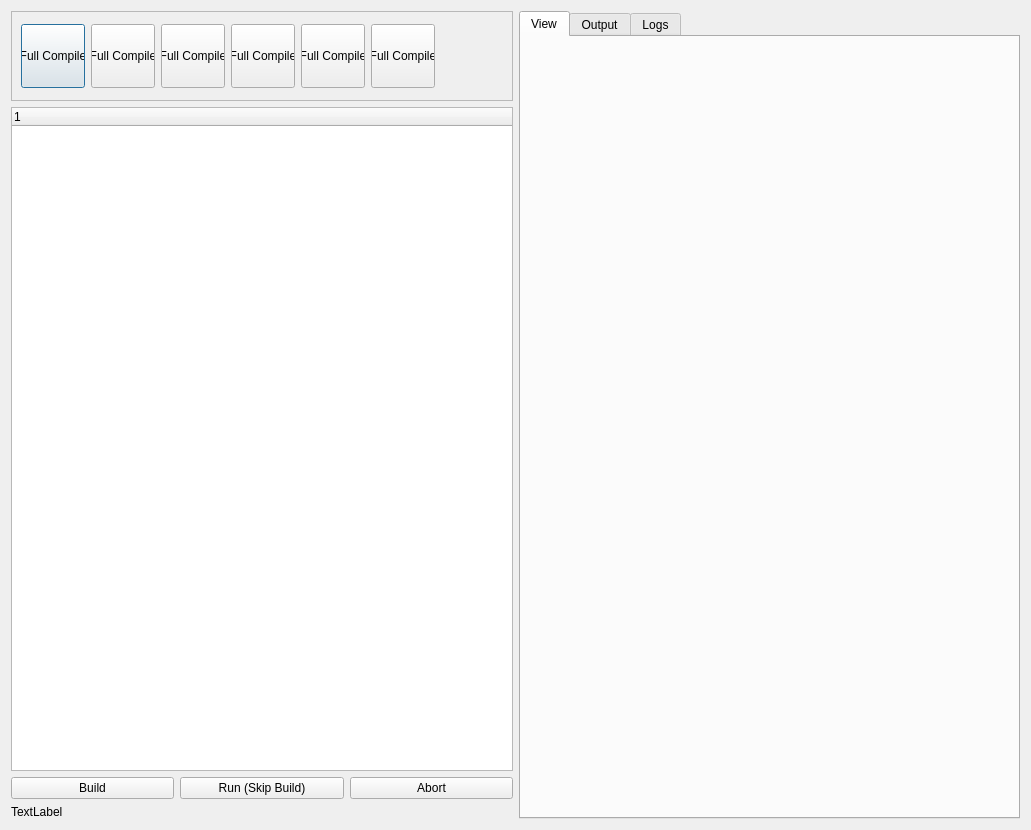
<?xml version="1.0" encoding="UTF-8"?>
<ui version="4.0">
 <class>mapbuilder_dialog</class>
 <widget class="QDialog" name="mapbuilder_dialog">
  <property name="geometry">
   <rect>
    <x>0</x>
    <y>0</y>
    <width>1031</width>
    <height>830</height>
   </rect>
  </property>
  <property name="minimumSize">
   <size>
    <width>0</width>
    <height>0</height>
   </size>
  </property>
  <property name="maximumSize">
   <size>
    <width>16777215</width>
    <height>16777215</height>
   </size>
  </property>
  <property name="windowTitle">
   <string>Lanuch options</string>
  </property>
  <property name="windowIcon">
   <iconset resource="../../resources.qrc">
    <normaloff>:/icons/settings_16dp_9D9D9D_FILL0_wght400_GRAD0_opsz20.svg</normaloff>:/icons/settings_16dp_9D9D9D_FILL0_wght400_GRAD0_opsz20.svg</iconset>
  </property>
  <property name="modal">
   <bool>false</bool>
  </property>
  <layout class="QHBoxLayout" name="horizontalLayout_3">
   <item>
    <layout class="QVBoxLayout" name="verticalLayout_2">
     <item>
      <widget class="QScrollArea" name="scrollArea">
       <property name="maximumSize">
        <size>
         <width>16777215</width>
         <height>90</height>
        </size>
       </property>
       <property name="widgetResizable">
        <bool>true</bool>
       </property>
       <widget class="QWidget" name="scrollAreaWidgetContents">
        <property name="geometry">
         <rect>
          <x>0</x>
          <y>0</y>
          <width>500</width>
          <height>88</height>
         </rect>
        </property>
        <layout class="QHBoxLayout" name="horizontalLayout_6">
         <item>
          <widget class="QPushButton" name="pushButton_6">
           <property name="minimumSize">
            <size>
             <width>64</width>
             <height>64</height>
            </size>
           </property>
           <property name="maximumSize">
            <size>
             <width>64</width>
             <height>64</height>
            </size>
           </property>
           <property name="layoutDirection">
            <enum>Qt::LayoutDirection::LeftToRight</enum>
           </property>
           <property name="text">
            <string>Full Compile</string>
           </property>
           <property name="iconSize">
            <size>
             <width>16</width>
             <height>16</height>
            </size>
           </property>
           <property name="checkable">
            <bool>false</bool>
           </property>
           <property name="autoRepeat">
            <bool>false</bool>
           </property>
           <property name="autoExclusive">
            <bool>false</bool>
           </property>
           <property name="autoDefault">
            <bool>true</bool>
           </property>
           <property name="default">
            <bool>false</bool>
           </property>
           <property name="flat">
            <bool>false</bool>
           </property>
          </widget>
         </item>
         <item>
          <widget class="QPushButton" name="pushButton_5">
           <property name="minimumSize">
            <size>
             <width>64</width>
             <height>64</height>
            </size>
           </property>
           <property name="maximumSize">
            <size>
             <width>64</width>
             <height>64</height>
            </size>
           </property>
           <property name="layoutDirection">
            <enum>Qt::LayoutDirection::LeftToRight</enum>
           </property>
           <property name="text">
            <string>Full Compile</string>
           </property>
           <property name="iconSize">
            <size>
             <width>16</width>
             <height>16</height>
            </size>
           </property>
           <property name="checkable">
            <bool>false</bool>
           </property>
           <property name="autoRepeat">
            <bool>false</bool>
           </property>
           <property name="autoExclusive">
            <bool>false</bool>
           </property>
           <property name="autoDefault">
            <bool>true</bool>
           </property>
           <property name="default">
            <bool>false</bool>
           </property>
           <property name="flat">
            <bool>false</bool>
           </property>
          </widget>
         </item>
         <item>
          <widget class="QPushButton" name="pushButton_7">
           <property name="minimumSize">
            <size>
             <width>64</width>
             <height>64</height>
            </size>
           </property>
           <property name="maximumSize">
            <size>
             <width>64</width>
             <height>64</height>
            </size>
           </property>
           <property name="layoutDirection">
            <enum>Qt::LayoutDirection::LeftToRight</enum>
           </property>
           <property name="text">
            <string>Full Compile</string>
           </property>
           <property name="iconSize">
            <size>
             <width>16</width>
             <height>16</height>
            </size>
           </property>
           <property name="checkable">
            <bool>false</bool>
           </property>
           <property name="autoRepeat">
            <bool>false</bool>
           </property>
           <property name="autoExclusive">
            <bool>false</bool>
           </property>
           <property name="autoDefault">
            <bool>true</bool>
           </property>
           <property name="default">
            <bool>false</bool>
           </property>
           <property name="flat">
            <bool>false</bool>
           </property>
          </widget>
         </item>
         <item>
          <widget class="QPushButton" name="pushButton_8">
           <property name="minimumSize">
            <size>
             <width>64</width>
             <height>64</height>
            </size>
           </property>
           <property name="maximumSize">
            <size>
             <width>64</width>
             <height>64</height>
            </size>
           </property>
           <property name="layoutDirection">
            <enum>Qt::LayoutDirection::LeftToRight</enum>
           </property>
           <property name="text">
            <string>Full Compile</string>
           </property>
           <property name="iconSize">
            <size>
             <width>16</width>
             <height>16</height>
            </size>
           </property>
           <property name="checkable">
            <bool>false</bool>
           </property>
           <property name="autoRepeat">
            <bool>false</bool>
           </property>
           <property name="autoExclusive">
            <bool>false</bool>
           </property>
           <property name="autoDefault">
            <bool>true</bool>
           </property>
           <property name="default">
            <bool>false</bool>
           </property>
           <property name="flat">
            <bool>false</bool>
           </property>
          </widget>
         </item>
         <item>
          <widget class="QPushButton" name="pushButton_12">
           <property name="minimumSize">
            <size>
             <width>64</width>
             <height>64</height>
            </size>
           </property>
           <property name="maximumSize">
            <size>
             <width>64</width>
             <height>64</height>
            </size>
           </property>
           <property name="layoutDirection">
            <enum>Qt::LayoutDirection::LeftToRight</enum>
           </property>
           <property name="text">
            <string>Full Compile</string>
           </property>
           <property name="iconSize">
            <size>
             <width>16</width>
             <height>16</height>
            </size>
           </property>
           <property name="checkable">
            <bool>false</bool>
           </property>
           <property name="autoRepeat">
            <bool>false</bool>
           </property>
           <property name="autoExclusive">
            <bool>false</bool>
           </property>
           <property name="autoDefault">
            <bool>true</bool>
           </property>
           <property name="default">
            <bool>false</bool>
           </property>
           <property name="flat">
            <bool>false</bool>
           </property>
          </widget>
         </item>
         <item>
          <widget class="QPushButton" name="pushButton_11">
           <property name="minimumSize">
            <size>
             <width>64</width>
             <height>64</height>
            </size>
           </property>
           <property name="maximumSize">
            <size>
             <width>64</width>
             <height>64</height>
            </size>
           </property>
           <property name="layoutDirection">
            <enum>Qt::LayoutDirection::LeftToRight</enum>
           </property>
           <property name="text">
            <string>Full Compile</string>
           </property>
           <property name="iconSize">
            <size>
             <width>16</width>
             <height>16</height>
            </size>
           </property>
           <property name="checkable">
            <bool>false</bool>
           </property>
           <property name="autoRepeat">
            <bool>false</bool>
           </property>
           <property name="autoExclusive">
            <bool>false</bool>
           </property>
           <property name="autoDefault">
            <bool>true</bool>
           </property>
           <property name="default">
            <bool>false</bool>
           </property>
           <property name="flat">
            <bool>false</bool>
           </property>
          </widget>
         </item>
         <item>
          <spacer name="horizontalSpacer">
           <property name="orientation">
            <enum>Qt::Orientation::Horizontal</enum>
           </property>
           <property name="sizeHint" stdset="0">
            <size>
             <width>40</width>
             <height>20</height>
            </size>
           </property>
          </spacer>
         </item>
        </layout>
       </widget>
      </widget>
     </item>
     <item>
      <widget class="QTreeWidget" name="treeWidget_2">
       <column>
        <property name="text">
         <string notr="true">1</string>
        </property>
       </column>
      </widget>
     </item>
     <item>
      <layout class="QHBoxLayout" name="horizontalLayout_4">
       <item>
        <widget class="QPushButton" name="pushButton">
         <property name="text">
          <string>Build</string>
         </property>
        </widget>
       </item>
       <item>
        <widget class="QPushButton" name="pushButton_2">
         <property name="text">
          <string>Run (Skip Build)</string>
         </property>
        </widget>
       </item>
       <item>
        <widget class="QPushButton" name="pushButton_3">
         <property name="text">
          <string>Abort</string>
         </property>
        </widget>
       </item>
      </layout>
     </item>
     <item>
      <widget class="QLabel" name="label">
       <property name="text">
        <string>TextLabel</string>
       </property>
      </widget>
     </item>
    </layout>
   </item>
   <item>
    <layout class="QHBoxLayout" name="horizontalLayout_2">
     <item>
      <widget class="QTabWidget" name="tabWidget">
       <property name="currentIndex">
        <number>0</number>
       </property>
       <widget class="QWidget" name="tab">
        <attribute name="title">
         <string>View</string>
        </attribute>
       </widget>
       <widget class="QWidget" name="tab_2">
        <attribute name="title">
         <string>Output</string>
        </attribute>
       </widget>
       <widget class="QWidget" name="tab_3">
        <attribute name="title">
         <string>Logs</string>
        </attribute>
       </widget>
      </widget>
     </item>
    </layout>
   </item>
  </layout>
 </widget>
 <resources>
  <include location="../../resources.qrc"/>
 </resources>
 <connections/>
</ui>
